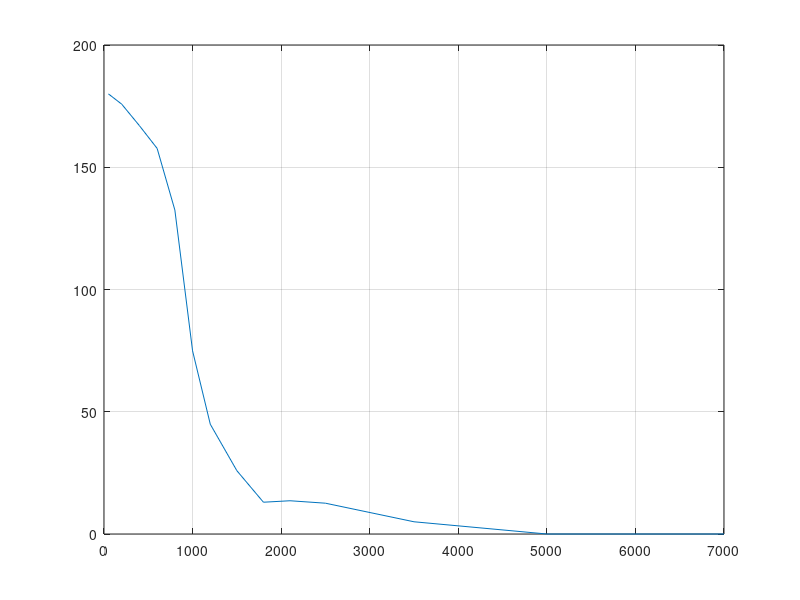

This figure's MATLAB source:
f = [50 200 400 600 800 1000 1200 1500 1800 2100 2500 3500 5000 7000 ];
deg= [180 175.8 167 157.7 132.5 74.9 44.9 25.9 13 13.6 12.6 5 0 0 ];
plot(f,deg);
grid on;
